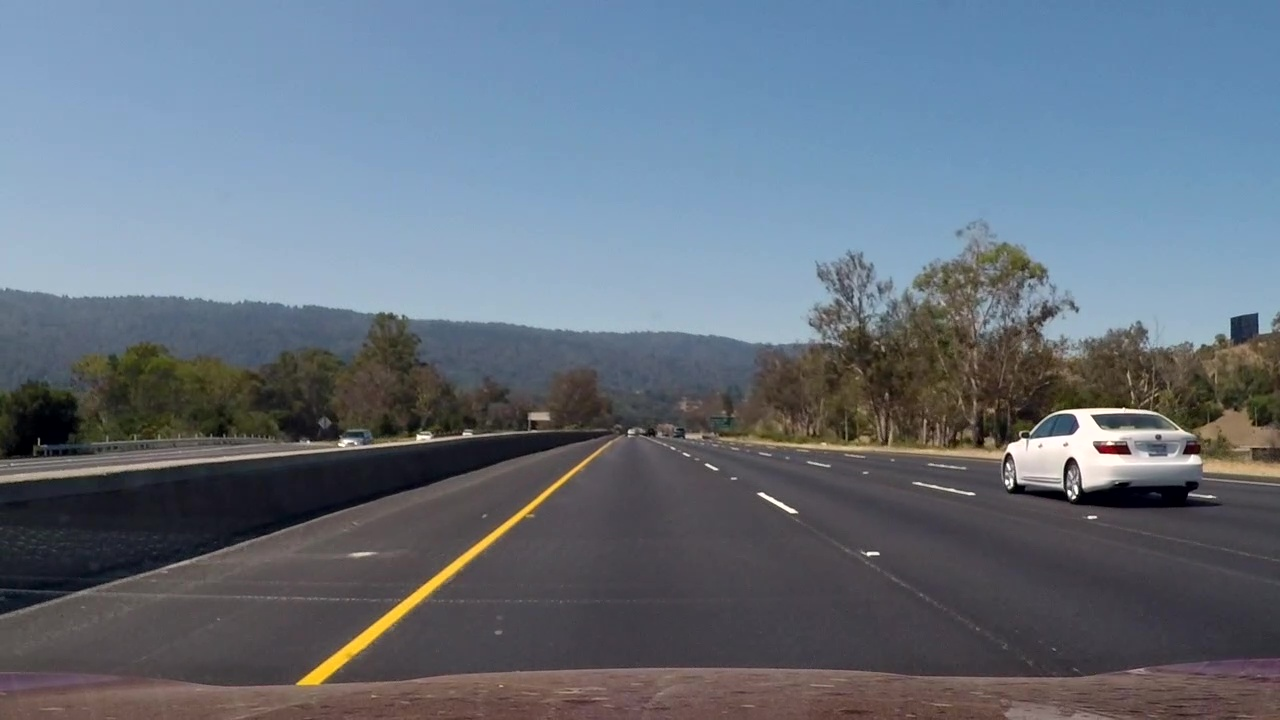
#> input picture vlcsnap-00001.jpg, 1280 x 720 px
$ python -i image_processing.py   (imports and definitions only)
#> lines starting #> are read from the running program, lines starting #| are printed output that depends on the picture
#> further down, picture is the input picture: shape (720, 1280, 3); mean B, G, R 125.1, 112.3, 101.4
import numpy as np
import cv2
from skimage.feature import hog

def color_hist(img, nbins=64, bins_range=(0,256)):
    Y_channel = np.histogram(img[:,:,0], bins=nbins, range=bins_range)
    Cr_channel = np.histogram(img[:,:,1], bins=nbins, range=bins_range)
    Cb_channel = np.histogram(img[:,:,2], bins=nbins, range=bins_range)
    hist_feature = np.concatenate((Y_channel[0], Cr_channel[0], Cb_channel[0]))
    return hist_feature

def hog_features(img, orient=8, pix_per_cell=8, cell_per_block=2):
    features = hog(img, orientations=orient, pixels_per_cell=(pix_per_cell, pix_per_cell),
                   cells_per_block=(cell_per_block, cell_per_block), transform_sqrt=False,
                   visualise=False)
    return features

def bin_spatial(img):
    Y = img[:,:,0].ravel()
    Cr = img[:,:,1].ravel()
    Cb = img[:,:,2].ravel()
    return np.hstack((Y, Cr, Cb))

def extract_features(img, size=64):
#> called with size = 64
    img = cv2.resize(img, (size, size))
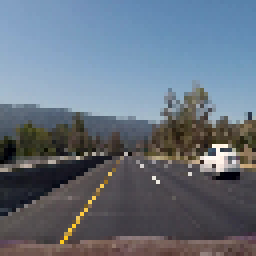
#> img: shape (64, 64, 3) (shown 4 times larger); mean of channels 0, 1, 2 125.5, 112.6, 101.8; drawn as B, G, R
    hog_feat = np.concatenate((hog_features(img[:,:,0]),
                               hog_features(img[:,:,1]),
                               hog_features(img[:,:,2])))
#> in hog_features, `features = hog(img, orientations=orient, pixels_per_cell=(pix_per_cell..`: features = 1568 values, max 0.446 at index 564, min 0 at index 1, mean 0.141
#> in hog_features, `features = hog(img, orientations=orient, pixels_per_cell=(pix_per_cell..`:
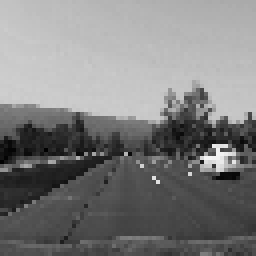
#> img: shape (64, 64) (shown 4 times larger); min 0, max 244, mean 125.5
#> call 2 of hog_features, with orient = 8, pix_per_cell = 8, cell_per_block = 2
#> in hog_features (call 2), `features = hog(img, orientations=orient, pixels_per_cell=(pix_per_cell..`: features = 1568 values, max 0.443 at index 532, min 0 at index 3, mean 0.135
#> in hog_features (call 2), `features = hog(img, orientations=orient, pixels_per_cell=(pix_per_cell..`:
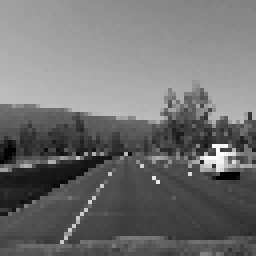
#> img: shape (64, 64) (shown 4 times larger); min 0, max 252, mean 112.6
#> call 3 of hog_features, with orient = 8, pix_per_cell = 8, cell_per_block = 2
#> in hog_features (call 3), `features = hog(img, orientations=orient, pixels_per_cell=(pix_per_cell..`: features = 1568 values, max 0.417 at index 1491, min 0 at index 3, mean 0.134
#> in hog_features (call 3), `features = hog(img, orientations=orient, pixels_per_cell=(pix_per_cell..`:
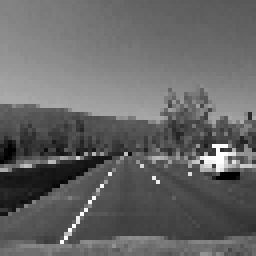
#> img: shape (64, 64) (shown 4 times larger); min 0, max 255, mean 101.8
#> hog_feat = 4704 values, max 0.446 at index 564, min 0 at index 1, mean 0.137

    color_feat = color_hist(img)
#> in color_hist, `hist_feature = np.concatenate((Y_channel[0], Cr_channel[0], Cb_channel..`: hist_feature = 192 values, max 334 at index 49, min 0 at index 59, mean 64
#> color_feat has the same summary as hist_feature in color_hist
    spatial_feat = bin_spatial(img)
#> in bin_spatial, `Y = img[:,:,0].ravel()`: Y = 4096 values, max 244 at index 2547, min 0 at index 2379, mean 125.5
#> in bin_spatial, `Cr = img[:,:,1].ravel()`: Cr = 4096 values, max 252 at index 2357, min 0 at index 2370, mean 112.6
#> in bin_spatial, `Cb = img[:,:,2].ravel()`: Cb = 4096 values, max 255 at index 2357, min 0 at index 2370, mean 101.8
#> spatial_feat = 12288 values, max 255 at index 10549, min 0 at index 2379, mean 113.3
    all_features = np.concatenate((hog_feat, color_feat, spatial_feat))
#> all_features = 17184 values, max 334 at index 4753, min 0 at index 1, mean 81.77
    return all_features

>>> import cv2
>>> picture = cv2.imread('../vlcsnap-00001.jpg')
>>> result = extract_features(picture)
#> result has the same summary as all_features in extract_features

$ run again, on vlcsnap-00002.jpg
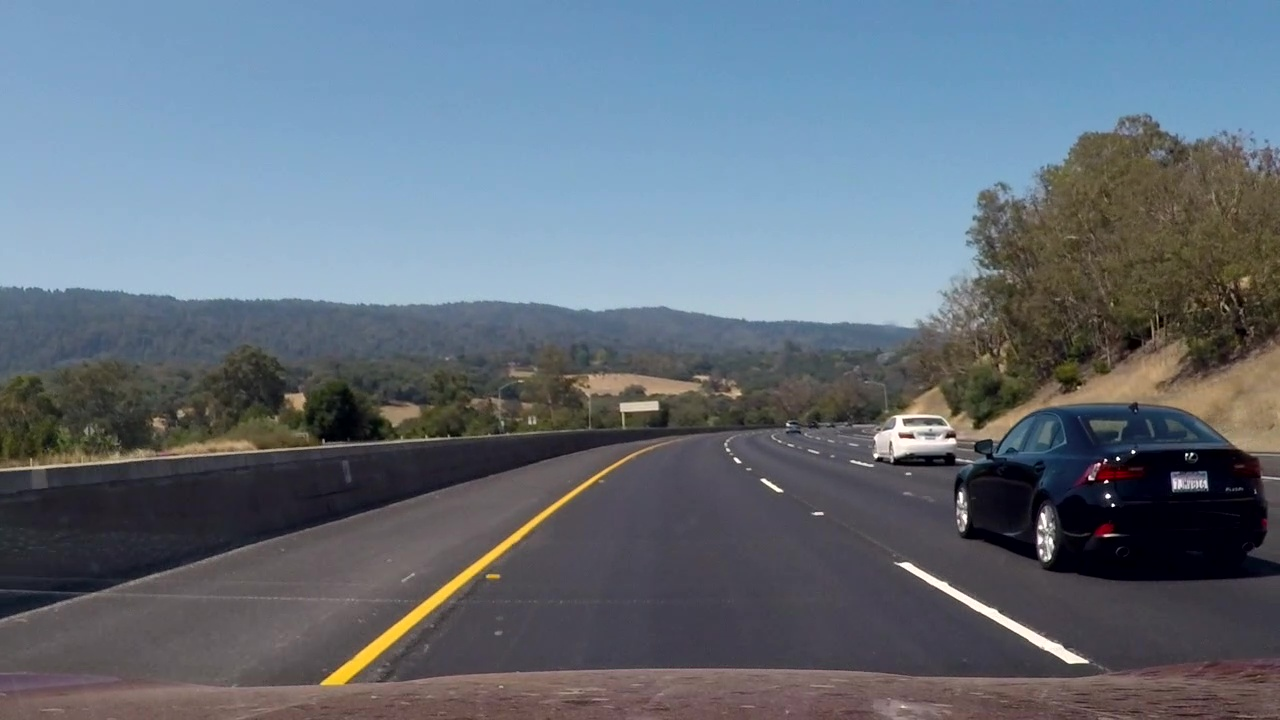
#> input picture vlcsnap-00002.jpg, 1280 x 720 px
#> picture is the input picture: shape (720, 1280, 3); mean B, G, R 121.9, 110.2, 99.4
#> features = 1568 values, max 0.472 at index 184, min 0 at index 1, mean 0.141
#> features = 1568 values, max 0.43 at index 531, min 0 at index 1, mean 0.135
#> in hog_features (call 2), `features = hog(img, orientations=orient, pixels_per_cell=(pix_per_cell..`:
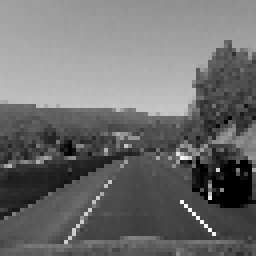
#> img: shape (64, 64) (shown 4 times larger); min 0, max 252, mean 110.3
#> features = 1568 values, max 0.382 at index 292, min 0 at index 17, mean 0.138
#> in hog_features (call 3), `features = hog(img, orientations=orient, pixels_per_cell=(pix_per_cell..`:
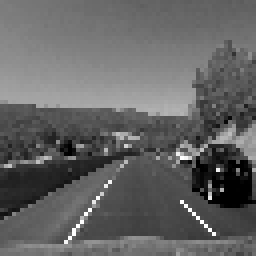
#> img: shape (64, 64) (shown 4 times larger); min 0, max 255, mean 99.4
#> hog_feat = 4704 values, max 0.472 at index 184, min 0 at index 1, mean 0.138
#> hist_feature = 192 values, max 271 at index 52, min 0 at index 54, mean 64
#> color_feat has the same summary as hist_feature in color_hist
#> Y = 4096 values, max 242 at index 2541, min 0 at index 1913, mean 122
#> Cr = 4096 values, max 252 at index 3700, min 0 at index 2609, mean 110.3
#> Cb = 4096 values, max 255 at index 2541, min 0 at index 2321, mean 99.39
#> spatial_feat = 12288 values, max 255 at index 10733, min 0 at index 1913, mean 110.5
#> all_features = 17184 values, max 271 at index 4756, min 0 at index 1, mean 79.8
#> result has the same summary as all_features in extract_features

$ run again, on vlcsnap-00003.jpg
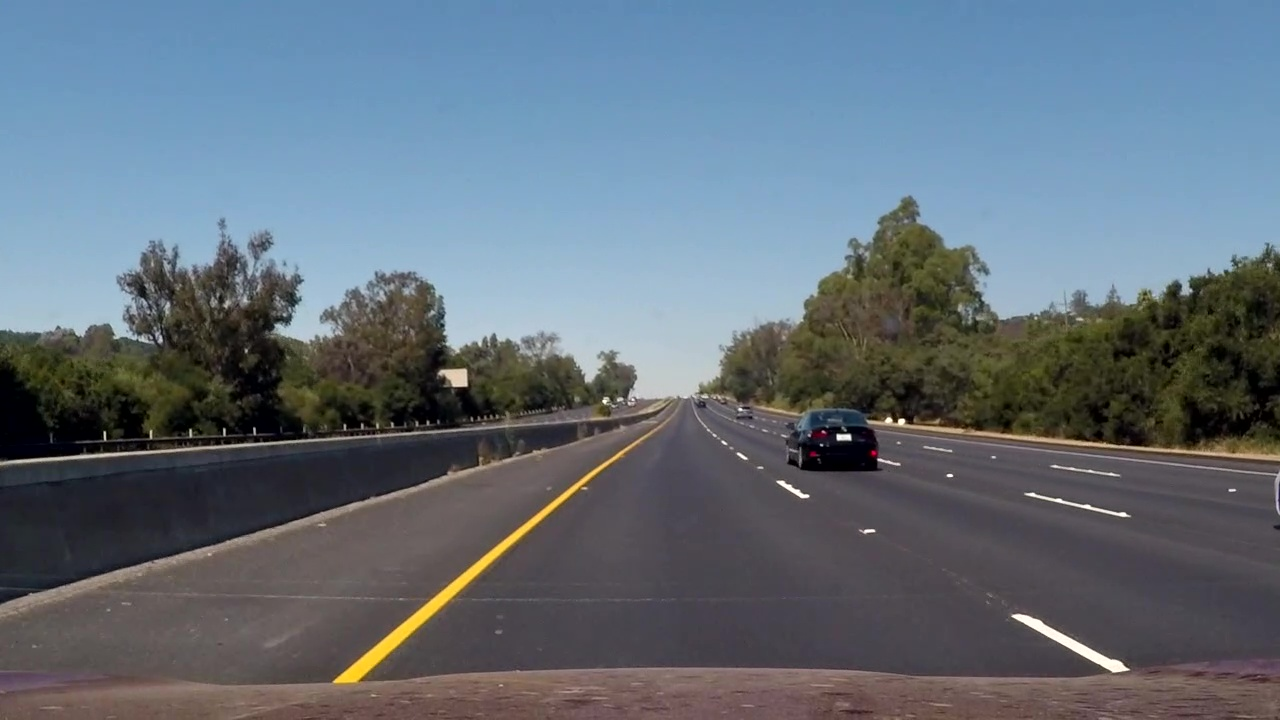
#> input picture vlcsnap-00003.jpg, 1280 x 720 px
#> picture is the input picture: shape (720, 1280, 3); mean B, G, R 122, 111, 99
#> features = 1568 values, max 0.385 at index 1459, min 0 at index 9, mean 0.144
#> features = 1568 values, max 0.414 at index 1491, min 0 at index 1, mean 0.137
#> in hog_features (call 2), `features = hog(img, orientations=orient, pixels_per_cell=(pix_per_cell..`:
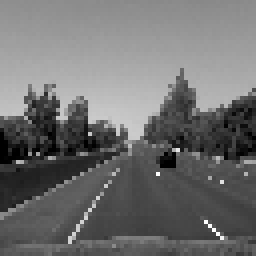
#> img: shape (64, 64) (shown 4 times larger); min 0, max 252, mean 110.9
#> features = 1568 values, max 0.416 at index 1491, min 0 at index 1, mean 0.138
#> in hog_features (call 3), `features = hog(img, orientations=orient, pixels_per_cell=(pix_per_cell..`:
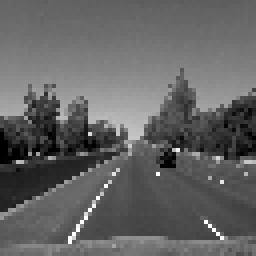
#> img: shape (64, 64) (shown 4 times larger); min 0, max 255, mean 99
#> hog_feat = 4704 values, max 0.416 at index 4627, min 0 at index 9, mean 0.14
#> hist_feature = 192 values, max 279 at index 19, min 0 at index 54, mean 64
#> color_feat has the same summary as hist_feature in color_hist
#> Y = 4096 values, max 245 at index 2791, min 0 at index 1788, mean 122
#> Cr = 4096 values, max 252 at index 2791, min 0 at index 2124, mean 110.9
#> Cb = 4096 values, max 255 at index 2791, min 0 at index 2112, mean 98.96
#> spatial_feat = 12288 values, max 255 at index 10983, min 0 at index 1788, mean 110.6
#> all_features = 17184 values, max 279 at index 4723, min 0 at index 9, mean 79.85
#> result has the same summary as all_features in extract_features
